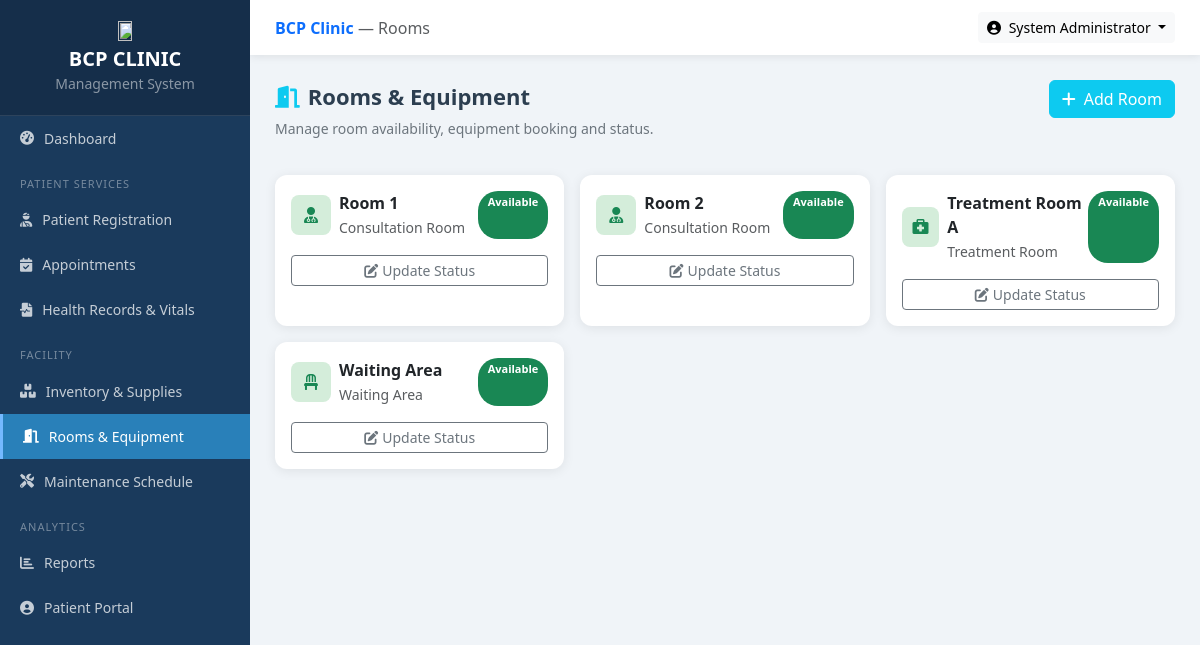
The app's page /index.php?page=rooms (signed in) with its own data.
### tables this page shows
CREATE TABLE IF NOT EXISTS rooms (
    id INT(11) AUTO_INCREMENT PRIMARY KEY,
    room_name VARCHAR(100),
    room_type ENUM('Consultation Room', 'Treatment Room', 'Waiting Area', 'Storage') DEFAULT 'Consultation Room',
    status ENUM('Available', 'Occupied', 'Under Maintenance') DEFAULT 'Available',
    notes TEXT,
    updated_at TIMESTAMP DEFAULT CURRENT_TIMESTAMP ON UPDATE CURRENT_TIMESTAMP
);

### index.php (the view, shortened to what this page needs)
<?php
include 'db.php';
$page = isset($_GET['page']) ? $_GET['page'] : 'dashboard';
$totalPatients = $conn->query("SELECT COUNT(*) as c FROM patients")->fetch_assoc()['c'];
$totalAppts = $conn->query("SELECT COUNT(*) as c FROM appointments WHERE status='Scheduled'")->fetch_assoc()['c'];
$totalInventory = $conn->query("SELECT COUNT(*) as c FROM inventory")->fetch_assoc()['c'];
$pendingMaint = $conn->query("SELECT COUNT(*) as c FROM maintenance WHERE status='Pending'")->fetch_assoc()['c'];
$lowStock = $conn->query("SELECT COUNT(*) as c FROM inventory WHERE status IN ('Low Stock','Out of Stock')")->fetch_assoc()['c'];
$todayAppts = $conn->query("SELECT COUNT(*) as c FROM appointments WHERE appointment_date = CURDATE()")->fetch_assoc()['c'];
$rooms = $conn->query("SELECT * FROM rooms ORDER BY room_type ASC");
?>
<!DOCTYPE html>
<html lang="en">
<head>
    <link href="https://cdn.jsdelivr.net/npm/bootstrap@5.3.0/dist/css/bootstrap.min.css" rel="stylesheet">
    <link rel="stylesheet" href="https://cdnjs.cloudflare.com/ajax/libs/font-awesome/6.0.0/css/all.min.css">
</head>
<body>
<div class="sidebar" id="sidebar">
    <div class="sidebar-brand">
       <div classs="brand-icon">
       <img class="w-25 h-25 object-fit-cover bg-transparent" src="https://elc-public-images.s3.ap-southeast-1.amazonaws.com/bcp-olp-logo-mini2.png">
       </div>
        <h5 class="mb-0 fw-bold">BCP CLINIC</h5>
        <small style="color:rgba(255,255,255,0.5)">Management System</small>
    </div>
    <a href="?page=dashboard" class="<?= $page=='dashboard'?'active':'' ?>">
        <i class="fas fa-tachometer-alt"></i> Dashboard
    </a>
    <div class="nav-section">Patient Services</div>
    <a href="?page=patients" class="<?= $page=='patients'?'active':'' ?>">
        <i class="fas fa-user-injured"></i> Patient Registration
    </a>
    <a href="?page=appointments" class="<?= $page=='appointments'?'active':'' ?>">
        <i class="fas fa-calendar-check"></i> Appointments
    </a>
    <a href="?page=medical" class="<?= $page=='medical'?'active':'' ?>">
        <i class="fas fa-file-medical-alt"></i> Health Records & Vitals
    </a>
    <div class="nav-section">Facility</div>
    <a href="?page=inventory" class="<?= $page=='inventory'?'active':'' ?>">
        <i class="fas fa-boxes"></i> Inventory & Supplies
    </a>
    <a href="?page=rooms" class="<?= $page=='rooms'?'active':'' ?>">
        <i class="fas fa-door-open"></i> Rooms & Equipment
    </a>
    <a href="?page=maintenance" class="<?= $page=='maintenance'?'active':'' ?>">
        <i class="fas fa-tools"></i> Maintenance Schedule
    </a>
    <div class="nav-section">Analytics</div>
    <a href="?page=reports" class="<?= $page=='reports'?'active':'' ?>">
        <i class="fas fa-chart-bar"></i> Reports
    </a>
    <a href="portal.php" target="_blank">
        <i class="fas fa-user-circle"></i> Patient Portal
    </a>
</div>
<div class="main-content">
    <div class="topnav">
        <div class="d-flex align-items-center gap-3">
            <div>
                <span class="fw-bold text-primary">BCP Clinic</span>
                <span class="text-muted d-none d-md-inline"> — <?= ucfirst($page) ?></span>
            </div>
        </div>
        <div class="d-flex align-items-center gap-3">
            <div class="dropdown">
                <button class="btn btn-sm btn-light dropdown-toggle" data-bs-toggle="dropdown">
                    <i class="fas fa-user-circle me-1"></i>
                    <span class="d-none d-md-inline"><?= htmlspecialchars($_SESSION['full_name'] ?? $_SESSION['username']) ?></span>
                </button>
            </div>
        </div>
    </div>
    <div class="page-content">
<?php if ($page == 'dashboard'): ?>
<div class="section-title"><i class="fas fa-tachometer-alt me-2 text-primary"></i>Clinic Overview</div>
<div class="section-sub">Welcome back, <?= htmlspecialchars($_SESSION['full_name'] ?? 'Administrator') ?>! Here's what's happening today.</div>
<div class="row g-3 mb-4">
    <div class="col-6 col-md-3">
        <a href="?page=patients" class="stat-card" style="background: linear-gradient(135deg, #2980b9, #3498db);">
            <div class="d-flex justify-content-between align-items-start">
                <div>
                    <div class="stat-num"><?= $totalPatients ?></div>
                    <div class="stat-label">Total Patients</div>
                </div>
                <div class="stat-icon"><i class="fas fa-users"></i></div>
            </div>
        </a>
    </div>
    <div class="col-6 col-md-3">
        <a href="?page=appointments" class="stat-card" style="background: linear-gradient(135deg, #27ae60, #2ecc71);">
            <div class="d-flex justify-content-between align-items-start">
                <div>
                    <div class="stat-num"><?= $totalAppts ?></div>
                    <div class="stat-label">Scheduled Appointments</div>
                </div>
                <div class="stat-icon"><i class="fas fa-calendar-check"></i></div>
            </div>
        </a>
    </div>
    <div class="col-6 col-md-3">
        <a href="?page=inventory" class="stat-card" style="background: linear-gradient(135deg, #e67e22, #f39c12);">
            <div class="d-flex justify-content-between align-items-start">
                <div>
                    <div class="stat-num"><?= $totalInventory ?></div>
                    <div class="stat-label">Inventory Items</div>
                </div>
                <div class="stat-icon"><i class="fas fa-boxes"></i></div>
            </div>
        </a>
    </div>
    <div class="col-6 col-md-3">
        <a href="?page=maintenance" class="stat-card" style="background: linear-gradient(135deg, #e74c3c, #c0392b);">
            <div class="d-flex justify-content-between align-items-start">
                <div>
                    <div class="stat-num"><?= $pendingMaint ?></div>
                    <div class="stat-label">Pending Maintenance</div>
                </div>
                <div class="stat-icon"><i class="fas fa-tools"></i></div>
            </div>
        </a>
    </div>
</div>
<div class="row g-3 mb-4">
    <div class="col-md-4">
        <div class="card p-3 text-center">
            <div class="text-muted small mb-1">Today's Appointments</div>
            <div class="fs-2 fw-bold text-primary"><?= $todayAppts ?></div>
        </div>
    </div>
    <div class="col-md-4">
        <div class="card p-3 text-center">
            <div class="text-muted small mb-1">Low/Out of Stock Items</div>
            <div class="fs-2 fw-bold text-warning"><?= $lowStock ?></div>
        </div>
    </div>
    <div class="col-md-4">
        <div class="card p-3 text-center">
            <div class="text-muted small mb-1">Today's Date</div>
            <div class="fs-5 fw-bold text-success"><?= date('M d, Y') ?></div>
        </div>
    </div>
</div>
<div class="row g-3">
    <div class="col-md-7">
        <div class="card">
            <div class="card-header bg-white py-3">
                <h6 class="mb-0 fw-bold"><i class="fas fa-calendar-check me-2 text-primary"></i>Today's Appointments</h6>
            </div>
            <div class="card-body p-0">
                <div class="table-responsive">
                <table class="table table-hover mb-0">
                    <thead class="table-light"><tr><th>Patient</th><th>Time</th><th>Type</th><th>Status</th></tr></thead>
                    <tbody>
                    <?php
                    $todayApptData = $conn->query("SELECT a.*, p.full_name FROM appointments a JOIN patients p ON a.patient_id = p.id WHERE a.appointment_date = CURDATE() ORDER BY a.appointment_time ASC");
                    if ($todayApptData->num_rows == 0): ?>
                        <tr><td colspan="4" class="text-center py-4 text-muted">No appointments today</td></tr>
                    <?php else: while($r = $todayApptData->fetch_assoc()):
                        $sc = $r['status'] == 'Scheduled' ? 'info' : ($r['status'] == 'Completed' ? 'success' : 'danger'); ?>
                        <tr>
                            <td><strong><?= htmlspecialchars($r['full_name']) ?></strong></td>
                            <td><?= date('h:i A', strtotime($r['appointment_time'])) ?></td>
                            <td><?= $r['type'] ?></td>
                            <td><span class="badge bg-<?= $sc ?>"><?= $r['status'] ?></span></td>
                        </tr>
                    <?php endwhile; endif; ?>
                    </tbody>
                </table>
                </div>
            </div>
        </div>
    </div>
    <div class="col-md-5">
        <div class="card">
            <div class="card-header bg-white py-3">
                <h6 class="mb-0 fw-bold"><i class="fas fa-exclamation-triangle me-2 text-warning"></i>Low Stock Alerts</h6>
            </div>
            <div class="card-body p-0">
                <div class="table-responsive">
                <table class="table table-hover mb-0">
                    <thead class="table-light"><tr><th>Item</th><th>Qty</th><th>Status</th></tr></thead>
                    <tbody>
                    <?php
                    $lowItems = $conn->query("SELECT * FROM inventory WHERE status IN ('Low Stock','Out of Stock') ORDER BY quantity ASC LIMIT 8");
                    if ($lowItems->num_rows == 0): ?>
                        <tr><td colspan="3" class="text-center py-4 text-muted">All items in stock</td></tr>
                    <?php else: while($r = $lowItems->fetch_assoc()):
                        $sc = $r['status'] == 'Out of Stock' ? 'danger' : 'warning'; ?>
                        <tr>
                            <td><?= htmlspecialchars($r['item_name']) ?></td>
                            <td><?= $r['quantity'] ?> <?= $r['unit'] ?></td>
                            <td><span class="badge bg-<?= $sc ?> text-<?= $sc=='warning'?'dark':'white' ?>"><?= $r['status'] ?></span></td>
                        </tr>
                    <?php endwhile; endif; ?>
                    </tbody>
                </table>
                </div>
            </div>
        </div>
    </div>
</div>
<?php elseif ($page == 'rooms'): ?>
<div class="d-flex justify-content-between align-items-start flex-wrap gap-2 mb-3">
    <div>
        <div class="section-title"><i class="fas fa-door-open me-2 text-info"></i>Rooms & Equipment</div>
        <div class="section-sub">Manage room availability, equipment booking and status.</div>
    </div>
    <button class="btn btn-info text-white" data-bs-toggle="modal" data-bs-target="#addRoomModal">
        <i class="fas fa-plus me-2"></i>Add Room
    </button>
</div>
<div class="row g-3">
<?php
$rooms->data_seek(0);
while ($row = $rooms->fetch_assoc()):
    $sc = $row['status']=='Available'?'success':($row['status']=='Occupied'?'warning':'danger');
    $icon = $row['room_type']=='Consultation Room'?'user-md':($row['room_type']=='Treatment Room'?'briefcase-medical':($row['room_type']=='Waiting Area'?'chair':'archive'));
?>
<div class="col-md-4 col-sm-6">
    <div class="card h-100">
        <div class="card-body">
            <div class="d-flex justify-content-between mb-3">
                <div class="d-flex align-items-center gap-2">
                    <div style="width:40px;height:40px;background:<?= $sc=='success'?'#d4edda':($sc=='warning'?'#fff3cd':'#f8d7da') ?>;border-radius:8px;display:flex;align-items:center;justify-content:center;">
                        <i class="fas fa-<?= $icon ?> text-<?= $sc ?>"></i>
                    </div>
                    <div>
                        <div class="fw-bold"><?= htmlspecialchars($row['room_name']) ?></div>
                        <small class="text-muted"><?= $row['room_type'] ?></small>
                    </div>
                </div>
                <span class="badge bg-<?= $sc ?> <?= $sc=='warning'?'text-dark':'' ?>"><?= $row['status'] ?></span>
            </div>
            <button class="btn btn-sm btn-outline-secondary w-100" onclick="editRoom(<?= $row['id'] ?>, '<?= $row['status'] ?>', '<?= htmlspecialchars(addslashes($row['notes'])) ?>')">
                <i class="fas fa-edit me-1"></i>Update Status
            </button>
        </div>
    </div>
</div>
<?php endwhile; ?>
</div>
<?php endif; ?>
            </div>
        </div>
</body>
</html>

### index.php (style rules this page uses)
:root { --sidebar-bg: #1a3a5c; --sidebar-hover: #2980b9; --primary: #2980b9; --accent: #27ae60; }
* { box-sizing: border-box; }
body { background: #f0f4f8; font-family: 'Segoe UI', sans-serif; }
.sidebar { min-height: 100vh; background: var(--sidebar-bg); color: white; position: fixed; top: 0; left: 0; width: 250px; z-index: 1000; overflow-y: auto; transition: transform 0.3s; }
.sidebar-brand { background: rgba(0,0,0,0.2); padding: 20px; text-align: center; border-bottom: 1px solid rgba(255,255,255,0.1); }
.sidebar a { color: rgba(255,255,255,0.75); text-decoration: none; padding: 12px 20px; display: flex; align-items: center; gap: 10px; transition: all 0.2s; font-size: 14px; }
.sidebar a.active { background: var(--sidebar-hover); color: white; border-left: 3px solid #74b9ff; }
.sidebar .nav-section { padding: 10px 20px 5px; font-size: 11px; text-transform: uppercase; color: rgba(255,255,255,0.4); letter-spacing: 1px; margin-top: 5px; }
.main-content { margin-left: 250px; min-height: 100vh; }
.topnav { background: white; padding: 12px 25px; display: flex; align-items: center; justify-content: space-between; box-shadow: 0 2px 8px rgba(0,0,0,0.08); position: sticky; top: 0; z-index: 100; }
.page-content { padding: 25px; }
.card { border: none; border-radius: 12px; box-shadow: 0 2px 12px rgba(0,0,0,0.08); }
.badge { font-size: 11px; padding: 5px 10px; border-radius: 20px; }
.section-title { font-size: 22px; font-weight: 700; color: #2c3e50; margin-bottom: 5px; }
.section-sub { color: #6c757d; font-size: 14px; margin-bottom: 20px; }

### records on screen
rooms: room_name "Room 1", room_type "Consultation Room", status "Available"
rooms: room_name "Room 2", room_type "Consultation Room", status "Available"
rooms: room_name "Treatment Room A", room_type "Treatment Room", status "Available"
rooms: room_name "Waiting Area", room_type "Waiting Area", status "Available"

### other values on screen
$page "Rooms"
$_SESSION['full_name'] "System Administrator"
